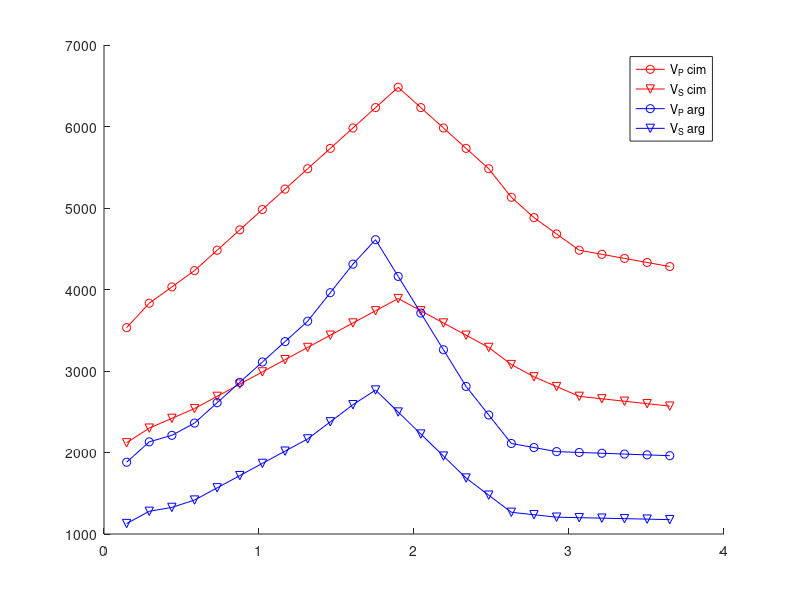

Recreate this plot in MATLAB. (Note: this script raises an error after producing the figure.)
%close all
clear all
clc

esp = 0.146; %cm
nca = 45;   % maior amostra

x = ([1:nca]*esp)';
z1 = ones(nca,1)*esp/10;
ncam2 = [5:4:nca]*esp;
ncam  = [5:4:nca];

%% VALORES ESCOLHIDOS UM A UM (no excell):

rove = load('ro_vel_excell.txt');
ro_a = rove(:,1);
ro_c = rove(:,2);
vp_a = rove(:,3); 
vp_c = rove(:,4);
vs_a = 1.8*vp_a./3; % USANDO A IDEIA DE QUE A ONDA S É ~2/3 DA ONDA P 
vs_c = 1.8*vp_c./3; % USANDO A IDEIA DE QUE A ONDA S É ~2/3 DA ONDA P 
figure(100)
hold on
% plot(vp_c(1:25),x(1:25),'-or')
% plot(vs_c(1:25),x(1:25),'-vr')
% plot(vp_a(1:25),x(1:25),'-ob')
% plot(vs_a(1:25),x(1:25),'-vb')
plot(x(1:25),vp_c(1:25),'-or')
plot(x(1:25),vs_c(1:25),'-vr')
plot(x(1:25),vp_a(1:25),'-ob')
plot(x(1:25),vs_a(1:25),'-vb')
%set(gca,'YDir','reverse')
legend('V_P cim','V_S cim','V_P arg','V_S arg')
%%
j = 1;
jj = 2;
vp_cc = ones(50,1);
ro_cc = ones(50,1);
vp_aa = ones(50,1);
ro_aa = ones(50,1);
for i = 1:25
    vp_cc(j,1)  = vp_c(i);
    ro_cc(j,1)  = ro_cc(i);
    vp_aa(jj,1) = vp_a(i);
    ro_aa(jj,1) = ro_aa(i);    
    j = j + 2;
    jj = jj + 2;
end
vs_cc = 1.8*vp_cc./3;
vs_aa = 1.8*vp_aa./3;

%%
vp = [vp_cc vp_aa];
vs = [vs_cc vs_aa];
[vpz_ef vsz_ef vpz_co vsz_co] = bkus_vz_over (z1,ncam,vp,vs,ro_cc,ro_aa);
[vpx_ef vsh_ef vpx_co vsh_co] = bkus_vx_over (z1,ncam,vp,vs,ro_cc,ro_aa,vpz_ef,vsz_ef);

% Velores experimentais
vpz_500  = load('vpz_500.txt');
vpz_1000 = load('vpz_1000.txt');

vpx_500  = load('vpx_500.txt');
vpx_1000 = load('vpx_1000.txt');

vsh_500  = load('vsh_500.txt');
vsh_1000 = load('vsh_1000.txt');

vsv_500  = load('vsv_500.txt');
vsv_1000 = load('vsv_1000.txt');

vsz_500  = load('vsz_500.txt');
vsz_1000 = load('vsz_1000.txt');
%%
figure(101)
subplot(1,4,1)
hold on
plot(vpz_ef,ncam)
plot(vpz_1000(1:11),ncam)
set(gca,'YDir','reverse')
legend('vpz_ef','vpz_re')

subplot(1,4,2)
hold on
plot(vpx_ef,ncam)
plot(vpx_1000(1:11),ncam)
set(gca,'YDir','reverse')
legend('vpx_ef','vpx_re')

subplot(1,4,3)
hold on
plot(vsh_ef,ncam)
plot(vsh_1000(1:11),ncam)
set(gca,'YDir','reverse')
legend('vsh_ef','vsh_re')

subplot(1,4,4)
hold on
plot(vsz_ef,ncam)
plot(vsv_1000(1:11),ncam)
set(gca,'YDir','reverse')
legend('vsv_ef','vsv_re')

%%

% %% Para o cimento:
% A  = 3.5;
% B  = 1.61;
% C  = 3;
% 
% x1 = A./x;
% x2 = A./x.^B;
% x3 = (A./x).^C;
% 
% y1 = exp(x1)./(exp(x2) - 1).^2;
% y2 = x3;
% 
% vp_C1 = 3594*(1 + y2.*y1/12);
% 
% % Densidade Cimento
% A  = 1;
% B  = 1.5;
% C  = 2;
% 
% x1 = A./x;
% x2 = A./x.^B;
% x3 = (A./x).^C;
% 
% y1 = exp(x1)./(exp(x2) - 1).^2;
% y2 = x3;
% 
% denC = 1.90*(1 + y2.*y1/50);
% 
% 
% 
% %% Para a argamassa+areiagrossa
% A  = 3.5;
% B  = 1.61;
% C  = 3;
% 
% x1 = A./x;
% x2 = A./x.^B;
% x3 = (A./x).^C;
% 
% y1 = exp(x1)./(exp(x2) - 1).^2;
% y2 = x3;
% 
% vp_C2 = 1850*(1 + y2.*y1/12);
% 
% 
% % Densidade Argamassa
% A  = 3.5;
% B  = 1.2;
% C  = 2;
% 
% x1 = A./x;
% x2 = A./x.^B;
% x3 = (A./x).^C;
% 
% y1 = exp(x1)./(exp(x2) - 1).^2;
% y2 = x3;
% 
% denA = 1.650*(1 + y2.*y1/80);
% 
% 
% %% Teoria de Backus
% 
% vp   = [vp_C1 vp_C2];
% vs   = [2*vp_C1/3 2*vp_C2/3];
% 
% [vpz_ef vsz_ef vpz_co vsz_co] = bkus_vz_over (z1,ncam,vp,vs,denC,denA)
% 
% 
% %% GRÁFICOS
% 
% 
% figure(1)
% hold on
% %plot(y1,x,'-o')
% plot(vp,x,'-o')
% plot(vs,x,'-o')
% set(gca,'YDir','reverse')
% set(gca,'YTick',ncam2)
% legend('v_P','v_S','y3','A')
% %ylim([y3(1) 12]);
% %xlim([x(1) x(numel(x))]);
% xlabel('Velocity [m/s]')
% ylabel('Depth [cm]')
% grid on; box on
% 
% set(gcf,'Position',[50 50 400 1000]);
% 
% 
% 
% figure(2)
% hold on
% %plot(y1,x,'-o')
% plot(denC,x,'-o')
% plot(denA,x,'-o')
% set(gca,'YDir','reverse')
% set(gca,'YTick',ncam2)
% legend('\rho_C','\rho_A','y3','A')
% %ylim([y3(1) 12]);
% %xlim([x(1) x(numel(x))]);
% xlabel('Density [g/cm3]')
% ylabel('Depth [cm]')
% grid on; box on
% 
% set(gcf,'Position',[500 50 400 1000]);
% 
% 
% 
% figure(3)
% hold on
% %plot(y1,x,'-o')
% plot(vpz_ef,ncam,'-o')
% plot(vsz_ef,ncam,'-o')
% set(gca,'YDir','reverse')
% set(gca,'YTick',ncam)
% legend('v^{ef}_P','v^{ef}_S')
% %ylim([y3(1) 12]);
% %xlim([x(1) x(numel(x))]);
% xlabel('Velocity [m/s]')
% ylabel('Depth [cm]')
% grid on; box on
% 
% set(gcf,'Position',[1500 50 400 1000]);
